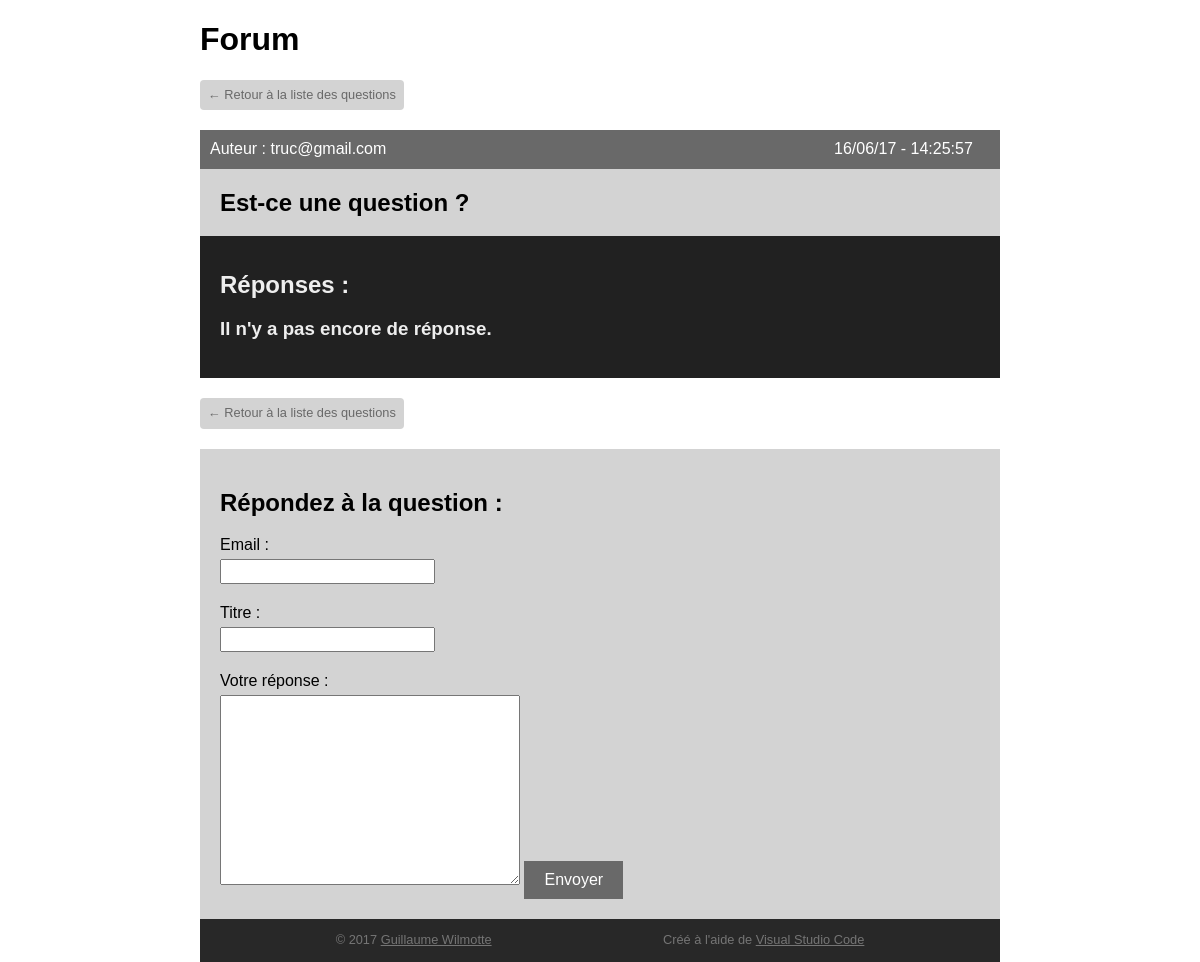
Page /question-3.html on the committed database.
### tables this page shows
CREATE TABLE `questions` (
  `id_questions` int(10) UNSIGNED NOT NULL,
  `titre` varchar(42) DEFAULT NULL,
  `mail` varchar(42) DEFAULT NULL,
  `date` timestamp NOT NULL DEFAULT CURRENT_TIMESTAMP
);

### includes/reponses.php (the view, shortened to what this page needs)
<?php
   $sql = "SELECT * FROM questions WHERE id_questions =".$_GET['question'];
   $q_question = $connect -> query($sql);
   $nb_questions = $q_question -> num_rows;
  $sql = "SELECT * FROM reponses WHERE id_questions =".$_GET['question'];
  $q_reponses = $connect -> query($sql);
  $nb_reponses = $q_reponses -> num_rows;
?>
  <main>
    <a href="index.php" id="return-btn">&larr; Retour à la liste des questions</a>
    <?php if ( isset($nb_questions) AND $nb_questions > 0 ) :
        while ( $row = $q_question -> fetch_object() ) : ?>
    <div class="question-infos">
      <p>Auteur :
        <?php echo $row -> mail ?>
      </p>
      <time>
        <?php echo date('d/m/y - H:i:s',strtotime($row -> date)); ?>
      </time>
    </div>
    <h2 class="question-title"><?php echo $row -> titre ?></h2>
    <section id="reponses">
      <h2>Réponses :</h2>
      <?php if ( isset($nb_reponses) AND $nb_reponses > 0 ) :
        while ($row = $q_reponses -> fetch_object() ) :?>
        <div class="reponse">
          <div class="reponse-infos">
            <p><?php echo $row -> mail ?></p>
            <time><?php echo date('d/m/y - H:i:s',strtotime($row -> date)); ?></time>
          </div>
          <div class="reponse-content">
            <h3><?php echo $row -> titre ?></h3>
            <?php echo $row -> texte ?>
          </div>
        </div>
      <?php
        endwhile;
        else : ?>
          <h3 id="no-reponse">Il n'y a pas encore de réponse.</h3>
      <?php endif;
      endwhile;
    endif; ?>
    </section>
    <a href="index.php" id="return-btn">&larr; Retour à la liste des questions</a>
    <?php include('insert_reponse.php') ?>
  </main>

### style/css/style.css (style rules this page uses)
html { line-height: 1.15; -ms-text-size-adjust: 100%; -webkit-text-size-adjust: 100%; }
body { margin: 0; }
article, aside, footer, header, nav, section { display: block; }
figcaption, figure, main { display: block; }
a { background-color: transparent; -webkit-text-decoration-skip: objects; }
* { -webkit-box-sizing: border-box; box-sizing: border-box; }
body { font-family: arial; max-width: 800px; margin: 0 auto; }
.question-title { background: lightgrey; margin: 0; padding: 20px; }
.question-infos { display: -webkit-box; display: -webkit-flex; display: -ms-flexbox; display: flex; background: dimgrey; color: white; padding: 10px; }
.question-infos p { margin: 0; width: 80%; }
#return-btn { display: inline-block; background: lightgrey; color: dimgrey; padding: 8px; font-size: .8rem; text-decoration: none; border-radius: 4px; margin-bottom: 20px; }
#reponses { background: #212121; padding: 20px; margin-bottom: 20px; }
#reponses > h2 { color: #EEE; margin: 15px 0; }
#no-reponse { color: #EEE; }

### rows in the picture
questions: mail "truc@gmail.com", date "16/06/17 - 14:25:57", titre "Est-ce une question ?"
